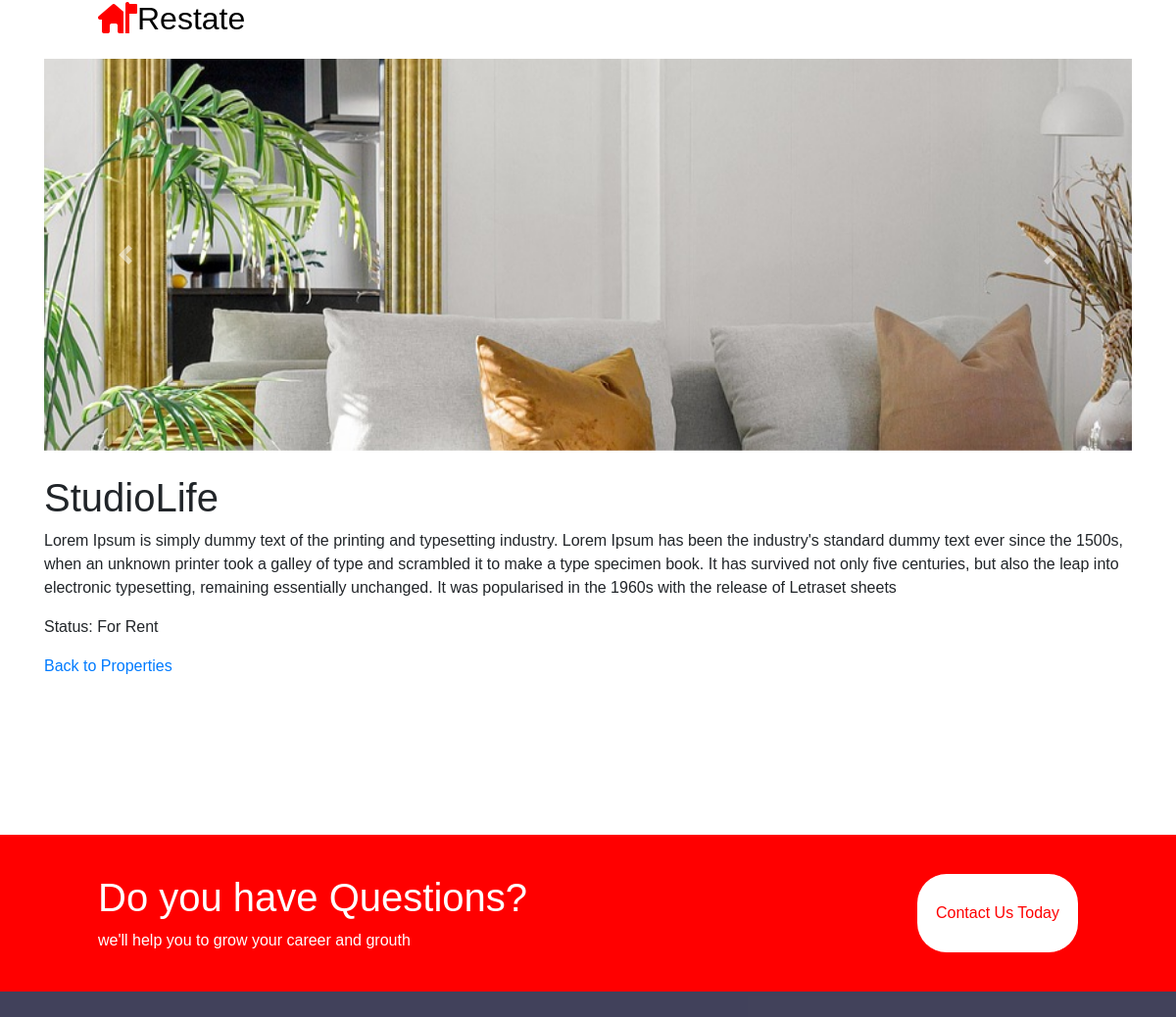
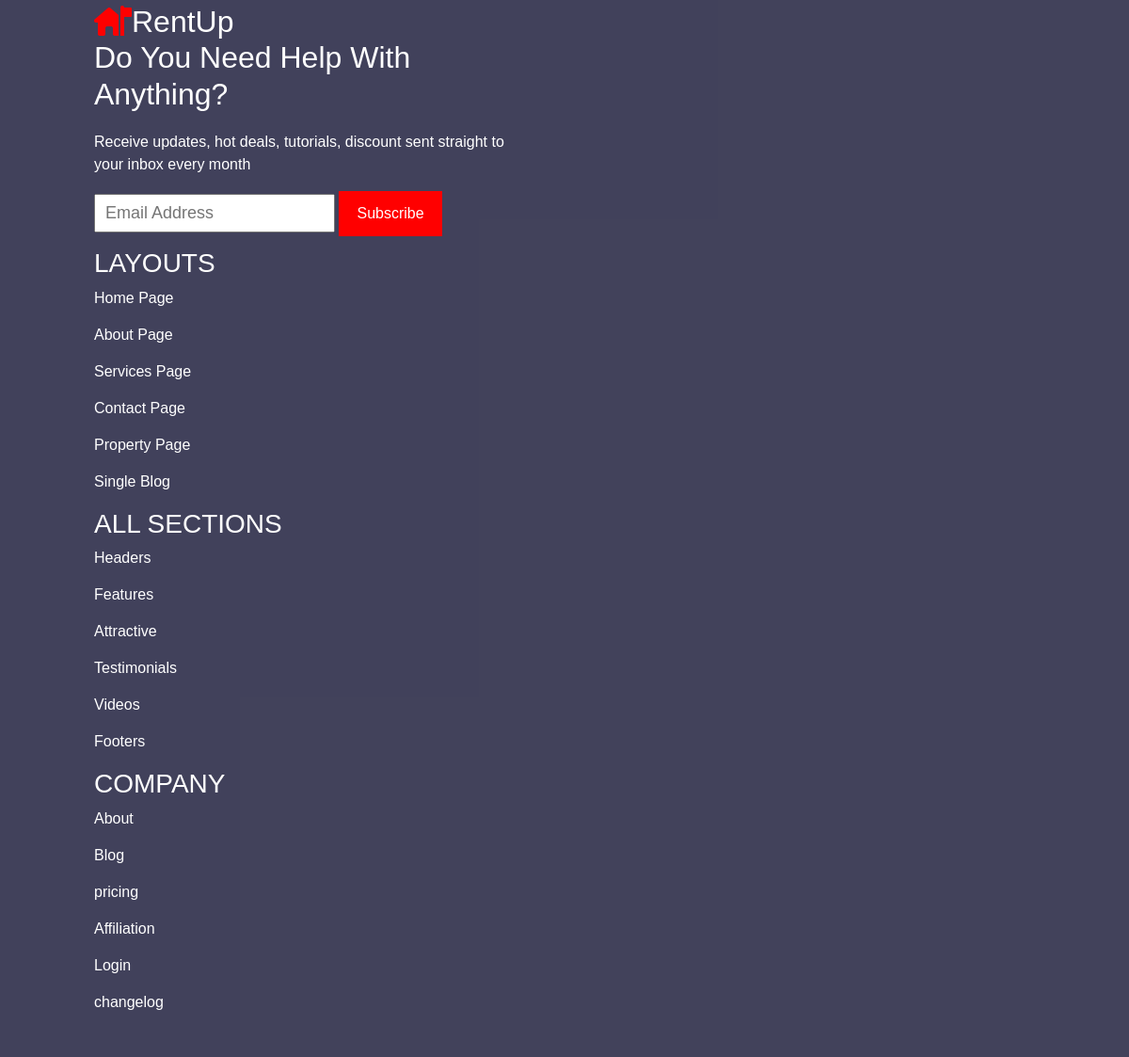
/property/1, run on the app's committed database (2 pictures, top to bottom).
### models.py (models this page shows)
class Image(db.Model):
    __tablename__ = 'image'
    id = db.Column(db.Integer, primary_key=True)
    filename = db.Column(db.String(100), nullable=False)
    filepath = db.Column(db.String(200), nullable=False)
    property_id = db.Column(db.Integer, db.ForeignKey('property.id'), nullable=False)

class Property(db.Model):
    __tablename__ = 'property'
    id = db.Column(db.Integer, primary_key=True)
    name = db.Column(db.String(20), nullable=False)
    type = db.Column(db.String(20), nullable=False)
    description = db.Column(db.String(150), nullable=True)
    price = db.Column(db.Float, nullable=False)
    num_of_rooms = db.Column(db.Float, nullable=True)
    status = db.Column(db.String(10), nullable=False)
    location = db.Column(db.String(150), nullable=False)
    user_id = db.Column(db.Integer, db.ForeignKey('user.id'), nullable=False)
    users = db.relationship('User', secondary=user_property, back_populates='properties')
    images = db.relationship('Image', backref='property', lazy=True)

### routes.py (the view)
    @app.route('/property/<int:property_id>')
    def property_details(property_id):
        property = Property.query.get_or_404(property_id)
        return render_template('property-detail.html', property=property)

### templates/property-detail.html (shortened to what this page needs)
{% extends 'base.html'%}
{%block slider_links%}
    <link rel="stylesheet" href="https://maxcdn.bootstrapcdn.com/bootstrap/4.5.2/css/bootstrap.min.css">
{%endblock%}
{%block content%}
<section class="container">
    <div id="propertyCarousel" class="carousel slide" data-ride="carousel">
      <div class="carousel-inner">
        {% for image in property.images %}
        <div class="carousel-item {% if loop.first %}active{% endif %}">
          <img src="{{ url_for('uploaded_file', filename=image.filename) }}" class="d-block w-100" alt="{{ property.name }}">
        </div>
        {% endfor %}
      </div>
      <a class="carousel-control-prev" href="#propertyCarousel" role="button" data-slide="prev">
        <span class="carousel-control-prev-icon" aria-hidden="true"></span>
      </a>
      <a class="carousel-control-next" href="#propertyCarousel" role="button" data-slide="next">
        <span class="carousel-control-next-icon" aria-hidden="true"></span>
      </a>
    </div>
    <br>
    <h1>{{ property.name }}</h1>
    <p>{{ property.description }}</p>
    <p>Status: {{ property.status }}</p>
    <a href="{{ url_for('show_properties') }}">Back to Properties</a>
  </section>
  {%endblock%}

### static/styles/base-styles.css (style rules this page uses)
* { box-sizing: border-box; padding: 0; margin: 0; font-family: sans-serif; }
section { padding: 60px 100px; }
footer .sec1 h2, p, h3 { margin-bottom: 20px; }
.carousel img { height: 400px; width: 600px; object-fit: cover; }

### data on the page
Image: filename (picture)
Property: name "StudioLife", description "Lorem Ipsum is simply dummy text of the printing and typesetting industry. Lorem Ipsum has been the industry's standard dummy text ever since the 1500s, when an unknown printer took a galley of type and scrambled it to make a type specimen book. It has survived not only five centuries, but also the leap into electronic typesetting, remaining essentially unchanged. It was popularised in the 1960s with the release of Letraset sheets", status "For Rent"
